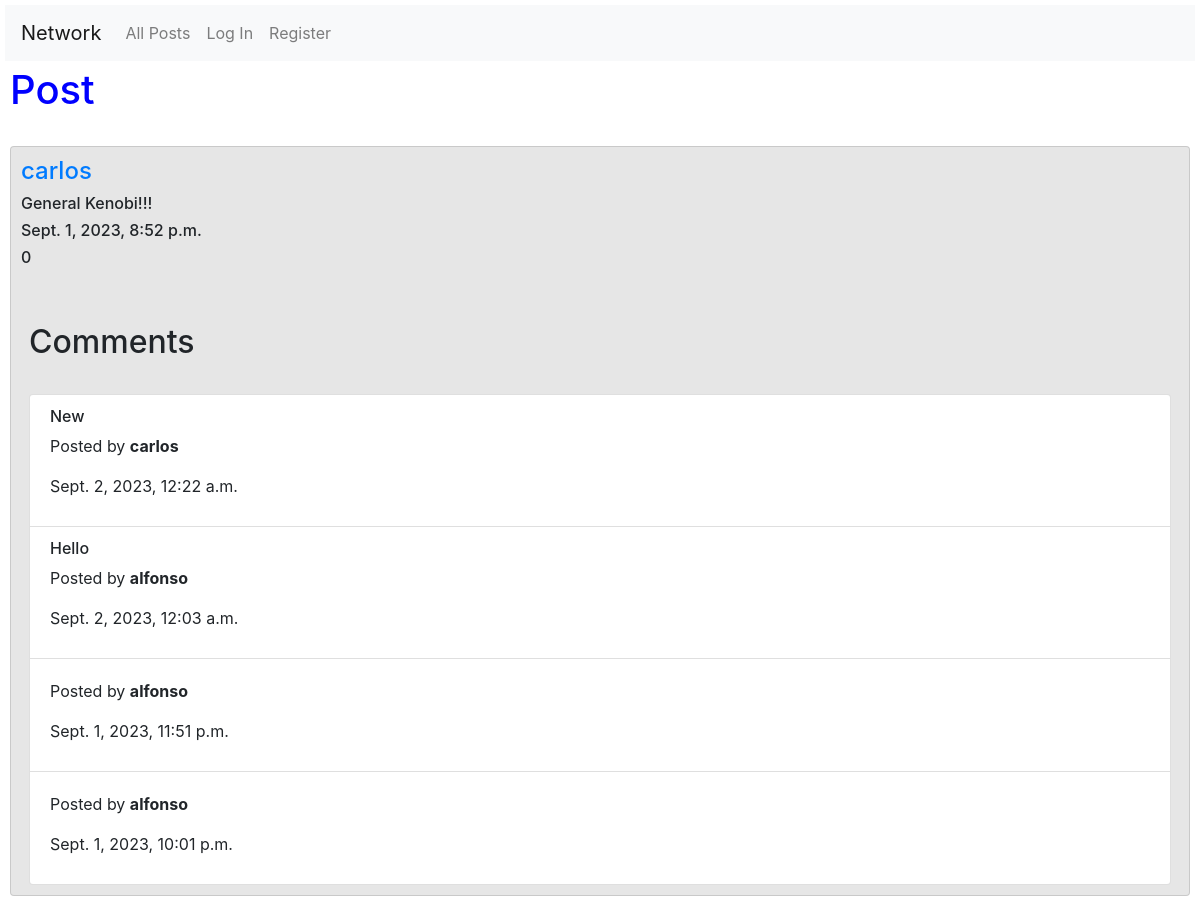
Screenshot of /postPage/33 with the database file from the repository.
### network/models.py (models this page shows, shortened)
class Post(models.Model):
    user = models.ForeignKey(User, on_delete=models.CASCADE, related_name="poster")
    content = models.TextField(max_length=180, null=False)
    timestamp = models.DateTimeField(auto_now_add=True)
    like = models.IntegerField(default=0)

class User(AbstractUser):
    pass

class Comment(models.Model):
    author = models.ForeignKey(User, on_delete=models.CASCADE, related_name="author")
    post = models.ForeignKey(Post, on_delete=models.CASCADE, related_name="post_comment")
    timedate = models.DateTimeField(auto_now_add=True)
    comment = models.TextField(max_length=180, null=False)

### network/views.py (the view)
# urls.py: path("postPage/<int:post_id>", views.post_page, name="post_page"),
@csrf_exempt
def post_page(request, post_id):
    try:
        post = Post.objects.get(id=post_id)
    except Post.DoesNotExist:
        return JsonResponse({"error": "Post Not Found"}, status=404)
    if request.method == "GET":
        comments = Comment.objects.filter(post_id=post_id)
        comment_list = []
        for i in range(0, len(comments)):
            comment_list.append(comments[i])
        comment_list.sort(key=lambda comment: comment.id, reverse=True)
        likes = UserLike.objects.filter(user_id=request.user.id)
        like_post = []
        for i in range(0, len(likes)):
            like_post.append(likes[i].post_like)
        if post in like_post:
            likes = "Yes"
        else:
            likes = "Not"
        return render(request, "network/post.html", {
            "post": post,
            "comments": comment_list,
            "likes": likes})

### network/templates/network/post.html (shortened to what this page needs)
{% extends "network/layout.html" %}
{% block body %}
    <h1>Post</h1>
    <br>
    {% if likes == 'Yes' %}
        <div class="card">
                <h4><a href="{% url 'profile' post.user %}">{{post.user}}</a></h4>
                <div id="post_{{post.id}}">
                    <h6 id="h6_{{post.id}}">{{post.content}}</h6>
                    <h6>{{post.timestamp}}</h6>
                    <h6 id="like_{{post.id}}">&#10084; {{post.like}}</h6>
                    <br>
                    {% if user.is_authenticated %}
                    <div>
                        <button style="background-color: rgb(248, 79, 79); border-radius: 4px;" name="dislike" value="{{post.id}}">&#128078;</button>
                        {% if post.user == user %}
                            <button style="background-color: cornflowerblue; border-radius: 4px;" name="edit" value="{{post.id}}">Edit</button>
                        {% endif %}
                    </div>
                    {% endif %}
                </div>
                <div id="edit_div_{{post.id}}" style="display: none;">
                    <textarea autofocus autocomplete="off" class="form-control" id="post_edit_{{post.id}}"></textarea>
                    <br>
                    <button style="background-color: cornflowerblue; border-radius: 4px;" id="save_{{post.id}}" value="{{post.id}}">Save</button>
                </div>
                <br>
            <div class="mx-2">
                <h2>Comments</h2>
                {% if user.is_authenticated%}
                <form action="{% url 'comment' post.id %}" method="post">
                    {% csrf_token %}
                    <label>Add Comment:</label>
                    <div>
                        <textarea autocomplete="off" class="form-control" name="comment"></textarea>
                    </div>
                    <br>
                    <button type="submit" style="background-color: cornflowerblue; border-radius: 4px;">Comment</button>
                </form>
                {% endif %}
                <br>
                <ul class="list-group">
                    {% if comments %}
                        {% for comment in comments %}
                        <li class="list-group-item">
                            <h6>{{comment.comment}}</h6>
                            <p>Posted by <b>{{comment.author}}</b></p>
                            <p>{{comment.timedate}}</p>
                        </li>
                        {% endfor %}
                    {% else %}
                        <li class="list-group-item">
                            <p>No Comments</p>
                        </li>
                    {% endif %}
                </ul>
            </div>
        </div>
    {% else %}
        <div class="card">
            <h4><a href="{% url 'profile' post.user %}">{{post.user}}</a></h4>
            <div id="post_{{post.id}}">
                <h6 id="h6_{{post.id}}">{{post.content}}</h6>
                <h6> {{post.timestamp}} </h6>
                <h6 id="like_{{post.id}}"> {{post.like}}</h6>
                <br>
            </div>
            <br>
            <div class="mx-2">
                <h2>Comments</h2>
                <br>
                <ul class="list-group">
                    {% if comments %}
                        {% for comment in comments %}
                        <li class="list-group-item">
                            <h6>{{comment.comment}}</h6>
                            <p>Posted by <b>{{comment.author}}</b></p>
                            <p>{{comment.timedate}}</p>
                        </li>
                        {% endfor %}
                    {% else %}
                        <li class="list-group-item">
                            <p>No Comments</p>
                        </li>
                    {% endif %}
                </ul>
            </div>
        </div>
    {% endif %}
{% endblock %}

### network/static/network/styles.css (style rules this page uses)
h1 { color: blue; }
.card { padding: 10px; background-color: rgb(230, 230, 230); margin-bottom: 3px; }
body, #block-body { padding: 5px; }

### rows the page displays
Post: user "carlos", content "General Kenobi!!!", timestamp "Sept. 1, 2023, 8:52 p.m.", like "0"
Comment: comment "New", author "carlos", timedate "Sept. 2, 2023, 12:22 a.m."
Comment: comment "Hello", author "alfonso", timedate "Sept. 2, 2023, 12:03 a.m."
Comment: author "alfonso", timedate "Sept. 1, 2023, 11:51 p.m."
Comment: author "alfonso", timedate "Sept. 1, 2023, 10:01 p.m."
